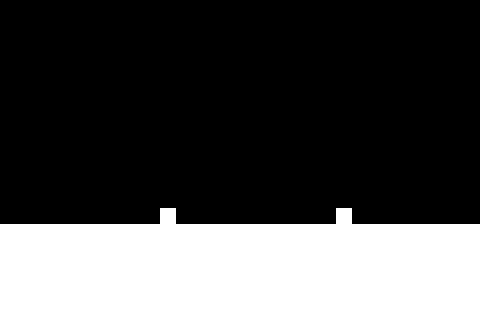

This is a level from a 2D game, rendered from its Tiled map with the project's own tilesets. A one-line summary and the map file follow, with tile-layer data summarised:
An orthogonal 30x20 tile map with 16x16 px tiles, 2 tile layers (Floor, Danger).

<map version="1.0" orientation="orthogonal" renderorder="right-down" width="30" height="20" tilewidth="16" tileheight="16">
 <tileset firstgid="1" name="FloorTiles" tilewidth="16" tileheight="16">
  <image source="../../images/tiles/FloorTiles.png" width="32" height="16" />
 </tileset>
 <layer name="Floor" width="30" height="20">
  <properties>
   <property name="tileset" value="FloorTiles" />
  </properties>
  <data>[600 cells, 180 non-empty, 1 distinct tile ids]</data>
 </layer>
 <layer name="Danger" width="30" height="20">
  <properties>
   <property name="tileset" value="FloorTiles" />
  </properties>
  <data>[600 cells, 2 non-empty, 1 distinct tile ids]</data>
 </layer>
</map>
